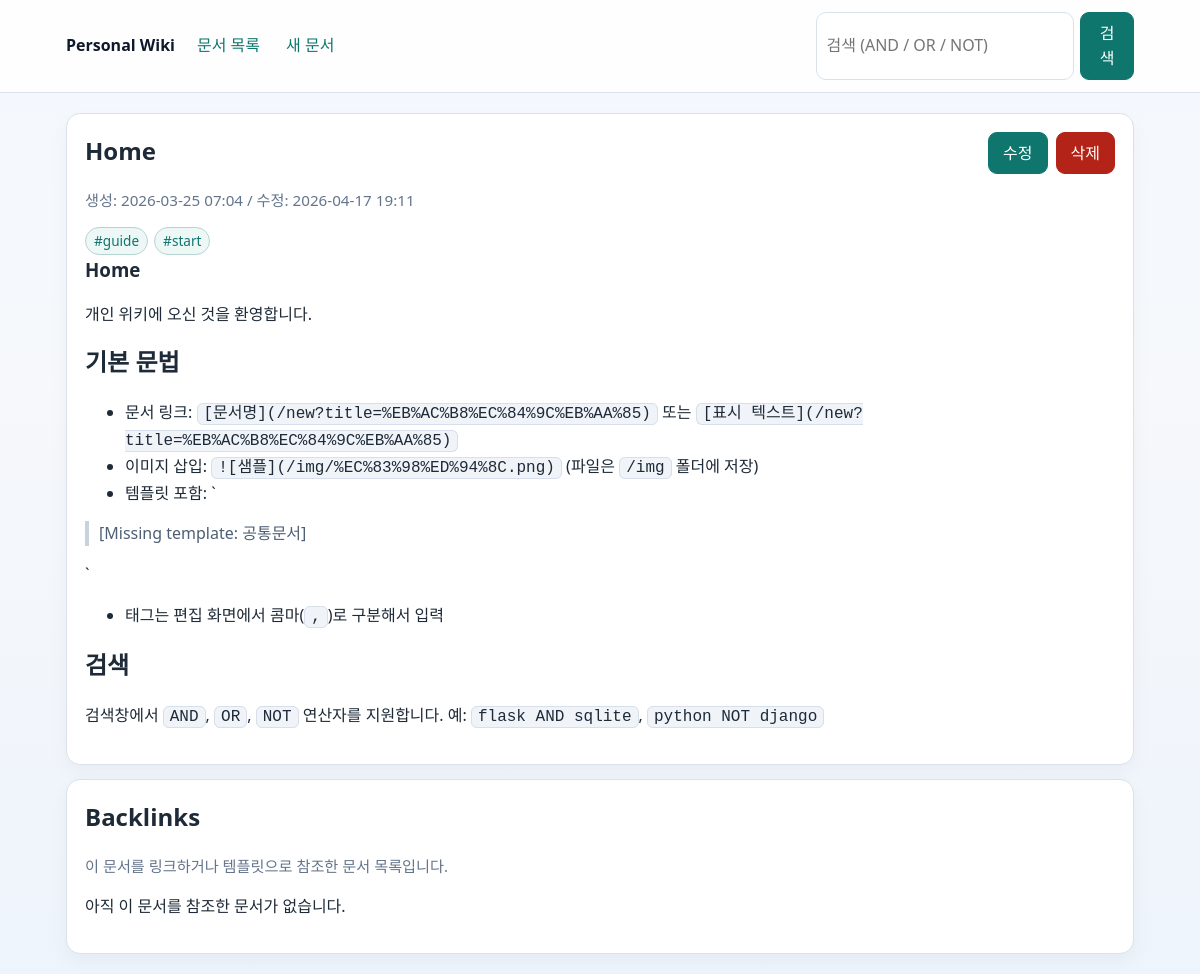
Page /doc/home on the committed database.
### tables this page shows
CREATE TABLE docs (
            id INTEGER PRIMARY KEY AUTOINCREMENT,
            title TEXT NOT NULL COLLATE NOCASE UNIQUE,
            slug TEXT NOT NULL UNIQUE,
            file_path TEXT NOT NULL,
            meta_json TEXT NOT NULL DEFAULT '{}',
            created_at TEXT NOT NULL,
            updated_at TEXT NOT NULL
        );

CREATE TABLE tags (
            id INTEGER PRIMARY KEY AUTOINCREMENT,
            name TEXT NOT NULL COLLATE NOCASE UNIQUE
        );

### app.py (the view)
@app.route("/doc/<path:slug>")
def view_doc(slug: str):
    conn = get_db()
    doc = fetch_doc_with_tags(conn, slug)
    if doc is None:
        return render_template("not_found.html", requested=slug), 404
    content = read_document(doc["slug"])
    rendered = render_markdown(conn, content)
    backlinks = find_backlinks(conn, doc["slug"])
    return render_template(
        "view.html",
        doc=doc,
        content=content,
        rendered=rendered,
        backlinks=backlinks,
    )

### app.py (called while the page is built)
def connect_db() -> sqlite3.Connection:
    conn = sqlite3.connect(DB_PATH)
    conn.row_factory = sqlite3.Row
    conn.execute("PRAGMA busy_timeout = 5000")
    conn.execute("PRAGMA temp_store = MEMORY")
    conn.execute("PRAGMA cache_size = -20000")
    conn.execute("PRAGMA foreign_keys = ON")
    return conn

def get_db() -> sqlite3.Connection:
    if "db" not in g:
        g.db = connect_db()
    return g.db

def safe_load_json(raw: str) -> dict:
    try:
        data = json.loads(raw)
        if isinstance(data, dict):
            return data
    except (TypeError, json.JSONDecodeError):
        pass
    return {}

def slugify(title: str) -> str:
    normalized = unicodedata.normalize("NFKC", title).strip()
    normalized = re.sub(r"[^\w\s\-가-힣]", "", normalized, flags=re.UNICODE)
    normalized = re.sub(r"[\s_]+", "-", normalized, flags=re.UNICODE)
    slug = normalized.strip("-").lower()
    return slug or "untitled"

def document_path(slug: str) -> Path:
    return DOC_DIR / f"{slug}.md"

def normalize_newlines(text: str) -> str:
    if not text:
        return ""
    normalized = text.replace("\r\r\n", "\n")
    normalized = normalized.replace("\r\n", "\n").replace("\r", "\n")
    return normalized

def read_text_normalized(path: Path) -> str:
    with path.open("r", encoding="utf-8", newline="") as file:
        return normalize_newlines(file.read())

def read_document(slug: str) -> str:
    path = document_path(slug)
    if not path.exists():
        return ""
    return read_text_normalized(path)

def normalize_reference_target(value: str) -> str:
    return unicodedata.normalize("NFKC", str(value)).strip()

def reference_title_key(value: str) -> str:
    return normalize_reference_target(value).casefold()

def list_doc_tags(conn: sqlite3.Connection, doc_id: int) -> list[str]:
    return build_doc_tag_map(conn, [doc_id]).get(doc_id, [])

def resolve_doc_reference(conn: sqlite3.Connection, ref: str) -> str | None:
    lookup = ref.strip()
    if not lookup:
        return None
    row = conn.execute(
        "SELECT slug FROM docs WHERE title = ? COLLATE NOCASE",
        (lookup,),
    ).fetchone()
    if row:
        return row["slug"]
    row = conn.execute(
        "SELECT slug FROM docs WHERE slug = ? COLLATE NOCASE",
        (slugify(lookup),),
    ).fetchone()
    if row:
        return row["slug"]
    return None

### markdown_engine.py (called while the page is built)
def _is_external_wiki_target(target: str) -> bool:
    return EXTERNAL_WIKI_TARGET_RE.match(target.strip()) is not None

### templates/view.html (shortened to what this page needs)
{% extends "base.html" %}
{% block content %}
<section class="panel">
  <header class="doc-header">
    <div>
      <h1>{{ doc.title }}</h1>
      <p class="muted">
        생성: {{ doc.created_at|pretty_time }} /
        수정: {{ doc.updated_at|pretty_time }}
      </p>
      {% if doc.tags %}
        <div class="tag-row">
          {% for tag in doc.tags %}
            <a class="tag" href="{{ url_for('docs_by_tag', tag_name=tag) }}">#{{ tag }}</a>
          {% endfor %}
        </div>
      {% endif %}
    </div>
    <div class="actions">
      <a class="button" href="{{ url_for('edit_doc', slug=doc.slug) }}">수정</a>
      <form action="{{ url_for('delete_doc', slug=doc.slug) }}" method="post" onsubmit="return confirm('문서를 삭제할까요?');">
        <button class="button danger" type="submit">삭제</button>
      </form>
    </div>
  </header>
  <article class="markdown-body">{{ rendered }}</article>
</section>
<section class="panel">
  <h2>Backlinks</h2>
  <p class="muted">이 문서를 링크하거나 템플릿으로 참조한 문서 목록입니다.</p>
  {% if backlinks %}
    <ul class="doc-list">
      {% for item in backlinks %}
        <li class="doc-item">
          <div class="doc-head">
            <a class="doc-title" href="{{ url_for('view_doc', slug=item.slug) }}">{{ item.title }}</a>
            <span class="doc-time">{{ item.updated_at|pretty_time }}</span>
          </div>
          <div class="tag-row">
            {% if "link" in item.reasons %}
              <span class="ref-kind">문서링크</span>
            {% endif %}
            {% if "template" in item.reasons %}
              <span class="ref-kind template">템플릿참조</span>
            {% endif %}
          </div>
        </li>
      {% endfor %}
    </ul>
  {% else %}
    <p>아직 이 문서를 참조한 문서가 없습니다.</p>
  {% endif %}
</section>
{% endblock %}

### static/style.css (style rules this page uses)
:root { --bg: #f6f8fb; --panel: #ffffff; --line: #d9e1ea; --text: #1e2a37; --muted: #64748b; --link: #0f766e; --link-hover: #115e59; --danger: #b42318; }
* { box-sizing: border-box; }
body { margin: 0; background: linear-gradient(180deg, #f4f8ff 0%, #f6f8fb 40%, #eef4fb 100%); color: var(--text); font-family: "Segoe UI", "Noto Sans KR", sans-serif; line-height: 1.55; }
a { color: var(--link); text-decoration: none; }
code { background: #f0f4f9; border: 1px solid #d6dfeb; border-radius: 6px; padding: 1px 6px; font-family: "Cascadia Code", Consolas, monospace; }
.panel { background: var(--panel); border: 1px solid var(--line); border-radius: 14px; padding: 18px; box-shadow: 0 8px 20px rgba(15, 23, 42, 0.04); }
h1, h2, h3 { margin-top: 0; }
.muted { color: var(--muted); font-size: 0.95rem; }
.tag-row { display: flex; gap: 6px; flex-wrap: wrap; margin-top: 8px; }
.tag { display: inline-block; border: 1px solid #b6d5d2; background: #ecf7f6; color: #0f766e; padding: 2px 8px; border-radius: 999px; font-size: 0.85rem; }
.doc-header { display: flex; justify-content: space-between; gap: 12px; flex-wrap: wrap; }
.actions { display: flex; gap: 8px; align-items: flex-start; }
.button, button { border: 1px solid #0f766e; background: #0f766e; color: #fff; border-radius: 9px; padding: 8px 14px; cursor: pointer; font: inherit; }
.danger { border-color: var(--danger); background: var(--danger); }
.markdown-body { max-width: 100%; overflow-wrap: break-word; }
.markdown-body blockquote { border-left: 4px solid #c7d2de; margin: 0; padding-left: 10px; color: #4d5f75; }

### rows in the picture
docs: title "Home", created_at|pretty_time "2026-03-25 07:04", updated_at|pretty_time "2026-04-17 19:11"
tags: name "guide"
tags: name "start"
